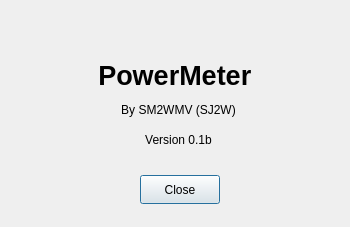
<?xml version="1.0" encoding="UTF-8"?>
<ui version="4.0">
 <class>AboutDialog</class>
 <widget class="QDialog" name="AboutDialog">
  <property name="windowModality">
   <enum>Qt::ApplicationModal</enum>
  </property>
  <property name="geometry">
   <rect>
    <x>0</x>
    <y>0</y>
    <width>350</width>
    <height>227</height>
   </rect>
  </property>
  <property name="windowTitle">
   <string>About...</string>
  </property>
  <widget class="QPushButton" name="pushButtonClose">
   <property name="geometry">
    <rect>
     <x>140</x>
     <y>175</y>
     <width>80</width>
     <height>29</height>
    </rect>
   </property>
   <property name="text">
    <string>Close</string>
   </property>
  </widget>
  <widget class="QWidget" name="">
   <property name="geometry">
    <rect>
     <x>60</x>
     <y>60</y>
     <width>237</width>
     <height>92</height>
    </rect>
   </property>
   <layout class="QVBoxLayout" name="verticalLayout">
    <item>
     <widget class="QLabel" name="labelPowerMeter">
      <property name="font">
       <font>
        <pointsize>20</pointsize>
        <weight>75</weight>
        <bold>true</bold>
       </font>
      </property>
      <property name="text">
       <string>PowerMeter </string>
      </property>
      <property name="alignment">
       <set>Qt::AlignCenter</set>
      </property>
     </widget>
    </item>
    <item>
     <widget class="QLabel" name="labelBy">
      <property name="text">
       <string>By SM2WMV (SJ2W)</string>
      </property>
      <property name="alignment">
       <set>Qt::AlignCenter</set>
      </property>
     </widget>
    </item>
    <item>
     <widget class="QLabel" name="labelVersion">
      <property name="text">
       <string>Version 0.1b</string>
      </property>
      <property name="alignment">
       <set>Qt::AlignCenter</set>
      </property>
     </widget>
    </item>
   </layout>
  </widget>
 </widget>
 <resources/>
 <connections/>
 <slots>
  <signal>Pressed()</signal>
  <slot>ClosePressed()</slot>
 </slots>
</ui>
